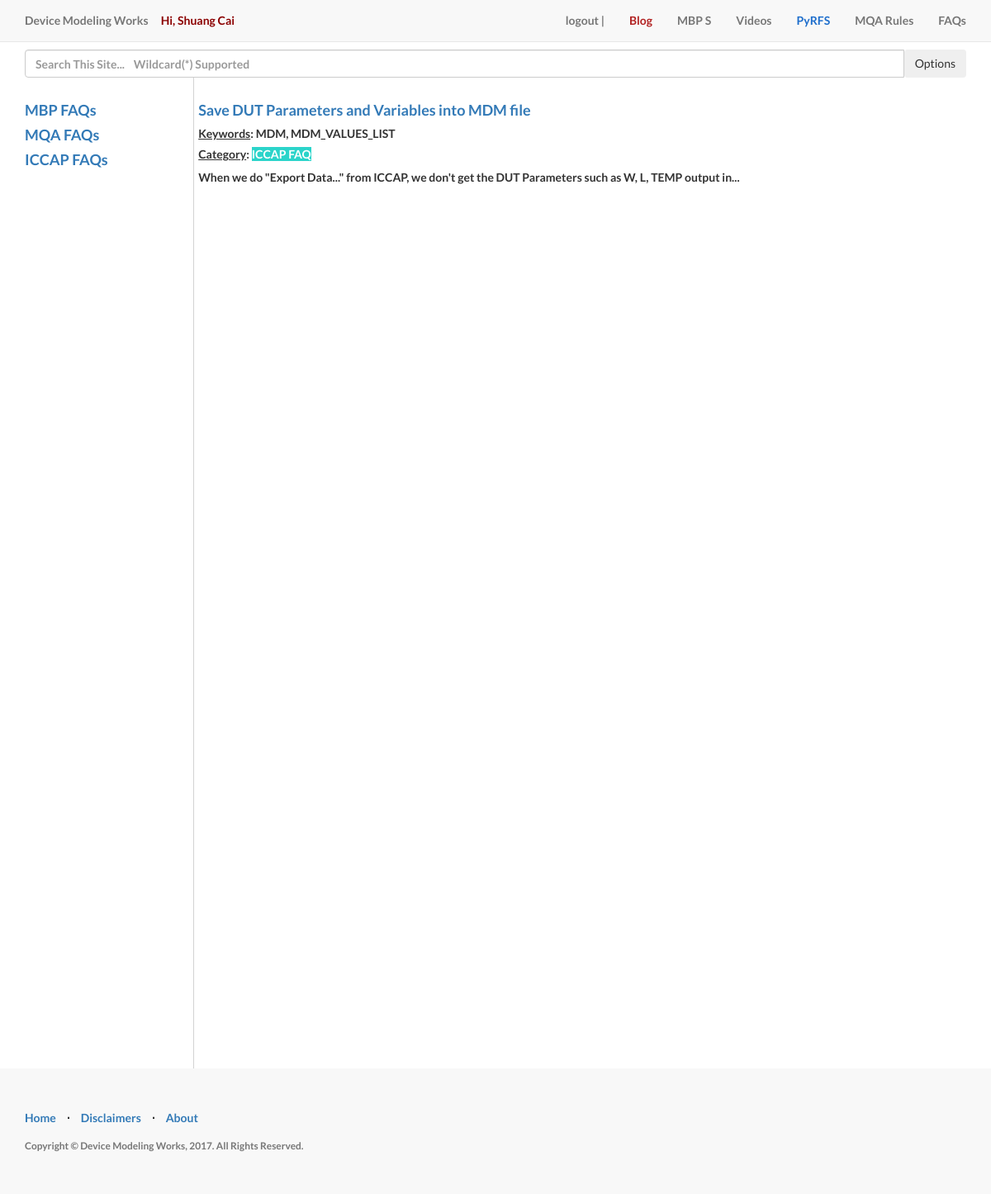
The page /iccapfaq (signed in) on the database as committed earlier.
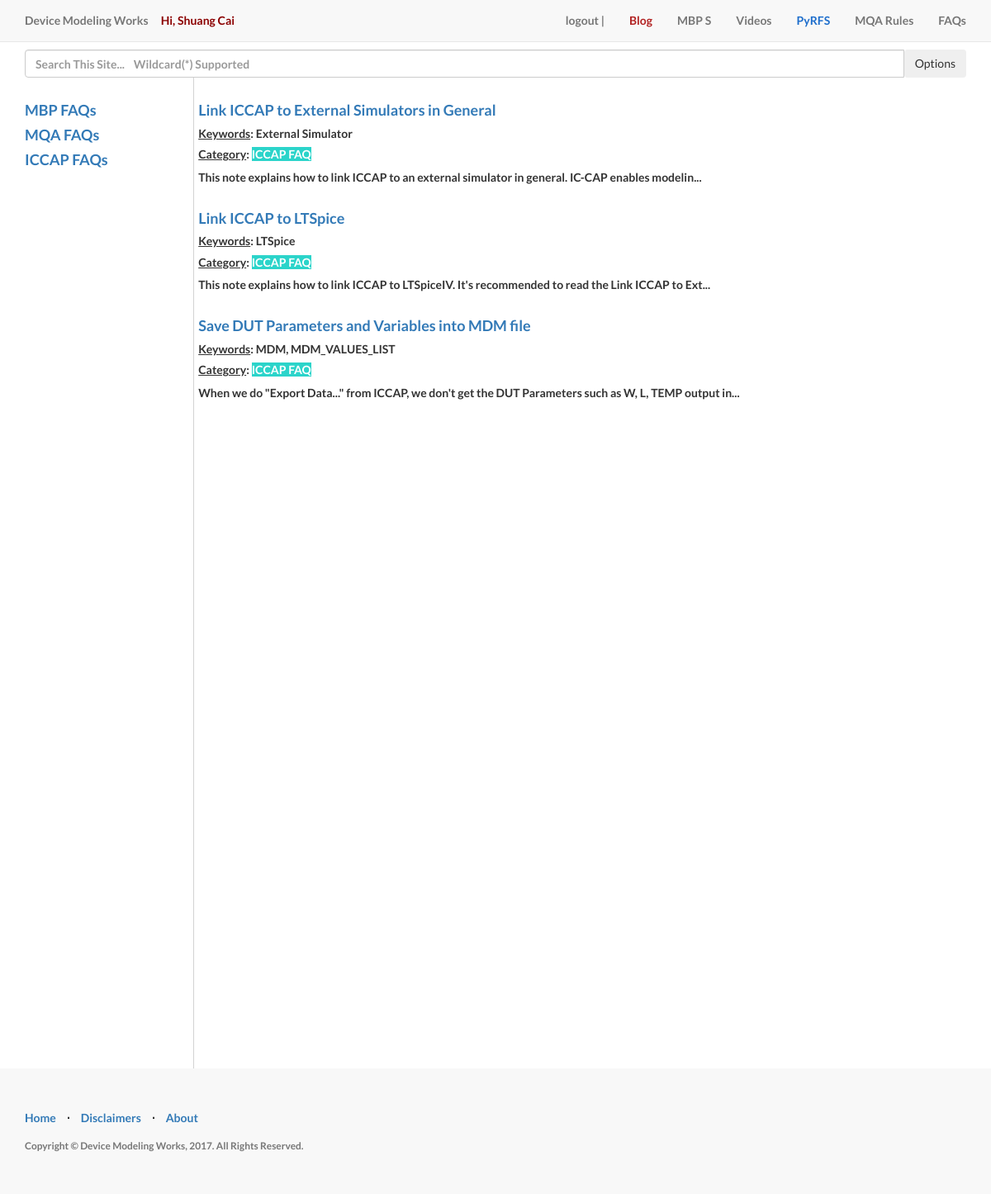
The same page on the database as committed later.
### __init__.py (models this page shows, shortened)
class User(db.Model, UserMixin):
    id = db.Column(db.Integer, primary_key=True)
    email = db.Column(db.String(255), unique=True)
    password = db.Column(db.String(255))
    company = db.Column(db.String(255))
    username = db.Column(db.String(255), unique=True)
    last_login_at = db.Column(db.DateTime())
    current_login_at = db.Column(db.DateTime())
    active = db.Column(db.Boolean())
    confirmed_at = db.Column(db.DateTime())
    last_login_ip = db.Column(db.String(45))
    current_login_ip = db.Column(db.String(45))
    login_count = db.Column(db.Integer)
    roles = db.relationship('Role', secondary=roles_users,
                            backref=db.backref('users', lazy='dynamic'))

class Post(db.Model):
    __searchable__ = ['title', 'abs', 'content']
    id = db.Column(db.Integer(), primary_key=True)
    title = db.Column(db.String(255), unique=True)
    author_id = db.Column(db.Integer)
    abs = db.Column(db.String())
    content = db.Column(db.Text())
    create_date = db.Column(db.DateTime())
    category = db.Column(db.String(128))
    last_modify_date = db.Column(db.DateTime())
    route = db.Column(db.String(128))

### __init__.py (the view)
@app.route(route_iccapfaq_list)
@login_required
def iccapfaq():
    recordPostHistory(route_iccapfaq_list)
    results = Post.query.filter(Post.category == 'iccapfaq').order_by(desc(Post.create_date)).limit(displayUpto).all()
    return render_template('faq/iccap/iccapfaqlist.html', slist=results, func=getCategory)

### __init__.py (called while the page is built, shortened)
def recordPostHistory(rt):
    id = -1  # anonymous, used for public
    if hasattr(current_user, 'id'):
        id = current_user.id
    if id == 3:  # 3 is Shuang Cai, no need to record myself. :)
        return

@app.context_processor
def inject_Search_Options():
    return searchOptions

def getCategory(txt):
    if txt == 'mbpst':
        return "MBP Script Tutorial"
    elif txt == "mbpfaq":
        return "MBP FAQ"
    elif txt == "video":
        return "Video Demos"
    elif txt == "mqarules":
        return "MQA Rules"
    elif txt == "mqafaq":
        return "MQA FAQ"
    elif txt == "iccapfaq":
        return "ICCAP FAQ"
    elif txt == "blog":
        return "Blog"
    elif txt == "pyrfs":
        return "PyRFS"
    return "Other"

### templates/faq/iccap/iccapfaqlist.html
{% extends "faq/faq_index.html" %}
{% block faqmain %}
{% if slist.__len__()>0 %}
<div style="height: 1000px; overflow:auto">
    {% for item in slist:%}
    <h4><a href="{{item.route}}">{{item.title}}</a></h4>
    <h5><u>Keywords</u>: {{item.abs}}</h5>
    <h5><u>Category</u>: <font style="background-color:#2BD4CA; color:#FFFFFF"> {{ func(item.category) }}</font></h5>
    {% if item.content.__len__()>110 %}
    {{item.content[:100]}}...
    {% else %}
    {{item.content}}
    {% endif %}
    <br/><br/>
    {% endfor %}
    {% else %}
    <h3>No posts yet!</I></h3>
    <br/><br/><br/>
    {% endif %}
</div>
<br>
<br>
<br>
<br>
{% endblock %}

### templates/faq/faq_index.html (shortened to what this page needs)
{% extends "layouts/mf.html" %}
{% block content %}
<div class="container">
        <div style="float:left; width: 18%; height:1200px; margin-right:5px; overflow:auto; border-right-width:1px;border-right-style:solid; border-right-color: #D3D3D3">
            {% include 'faq/toc.html' %}
        </div>
        <div style="float:center; height:1200px; overflow: auto">
            <br/>
            {% block faqmain %}
            {% endblock %}
            <br/><br/>
        </div>
</div>
{% endblock %}

### templates/layouts/mf.html (shortened to what this page needs)
{% extends "layouts/base.html" %}
{% block search %}
<br/><br/><br/>
<div class="container">
    <form method="post" action="/search">
        <div style="float:center;">
            <div class="input-group" id="search_field_w_button">
                <input type="text" class="form-control" name='search'
                       placeholder="Search This Site...    Wildcard(*) Supported">
                <span class="input-group-btn">
                <button class="btn btn-secondary" type="button" name='searchOptionButton' id='searchOptionButton'
                        onclick="displaySearchOptions()">Options</button>
                </span>
            </div>
        </div>
    </form>
</div>
{% endblock %}

### templates/layouts/base.html (shortened to what this page needs)
<!DOCTYPE html>
<html lang="en">
<head>
    <link href="/static/css/bootstrap.min.css" rel="stylesheet">
    <link href="/static/css/landing-page.css" rel="stylesheet">
    <link href="/static/font-awesome/css/font-awesome.min.css" rel="stylesheet" type="text/css">
</head>
<body>
<nav class="navbar navbar-default navbar-fixed-top topnav" role="navigation">
    <div class="container topnav">
        <div class="navbar-header">
            <a class="navbar-brand topnav" href="/">Device Modeling Works</a>
            <a class="navbar-brand topnav" style="color:#8B0000">
                {% if current_user.username.__len__()>0 %}
                Hi, {{current_user.username}}
                {% endif %}
            </a>
        </div>
        <div class="collapse navbar-collapse" id="bs-example-navbar-collapse-1">
            <ul class="nav navbar-nav navbar-right">
                <li>
                    {% if current_user.username.__len__()==0 %}
                    <a href="/login"> login | </a>
                    {% else %}
                    <a href="/logout"> logout | </a>
                    {% endif %}
                </li>
                <li>
                    <a href="/blog"><font style="color:#B22222">Blog</font></a>
                </li>
                <li>
                    <a href="/mbpst">MBP S</a>
                </li>
                <li>
                    <a href="/video">Videos</a>
                </li>
                <li>
                    <a href="/pyrfs"><font style="color:#1E6ECC">PyRFS</font></a>
                </li>
                <li>
                    <a href="/mqarules">MQA Rules</a>
                </li>
                <li>
                    <a href="/faq">FAQs</a>
                </li>
            </ul>
        </div>
    </div>
</nav>
{% block search %}
{% endblock%}
{% block content%}
{% endblock%}
<footer>
    <div class="container">
        <div class="row">
            <div class="col-lg-12">
                <ul class="list-inline">
                    <li>
                        <a href="/">Home</a>
                    </li>
                    <li class="footer-menu-divider">&sdot;</li>
                    <li>
                        <a href="/disclaimer" target="_blank">Disclaimers</a>
                    </li>
                    <li class="footer-menu-divider">&sdot;</li>
                    <li>
                        <a href="/about">About</a>
                    </li>
                </ul>
                <p class="copyright text-muted small">Copyright &copy; Device Modeling Works, 2017. All Rights
                    Reserved. </p>
            </div>
        </div>
    </div>
</footer>
</body>
</html>

### templates/faq/toc.html
<br/>
<div>
    <h4><a href="/mbpfaq">MBP FAQs</a></h4>
    <h4><a href="/mqafaq">MQA FAQs</a></h4>
    <h4><a href="/iccapfaq">ICCAP FAQs</a></h4>
    <br/><br/><br/><br/><br/>
</div>

### static/css/landing-page.css (style rules this page uses)
body, html { width: 100%; height: 100%; }
body, h1, h2, h3, h4, h5, h6 { font-family: "Lato","Helvetica Neue",Helvetica,Arial,sans-serif; font-weight: 700; }
.topnav { font-size: 14px; }
footer { padding: 50px 0; background-color: #f8f8f8; }
p.copyright { margin: 15px 0 0; }
ul { list-style: disc inside none }
.col-xs-1, .col-sm-1, .col-md-1, .col-lg-1, .col-xs-2, .col-sm-2, .col-md-2, .col-lg-2, .col-xs-3, .col-sm-3, .col-md-3, .col-lg-3, .col-xs-4, .col-sm-4, .col-md-4, .col-lg-4, .col-xs-5, .col-sm-5, .col-md-5, .col-lg-5, .col-xs-6, .col-sm-6, .col-md-6, .col-lg-6, .col-xs-7, .col-sm-7, .col-md-7, .col-lg-7, .col-xs-8, .col-sm-8, .col-md-8, .col-lg-8, .col-xs-9, .col-sm-9, .col-md-9, .col-lg-9, .col-xs-10, .col-sm-10, .col-md-10, .col-lg-10, .col-xs-11, .col-sm-11, .col-md-11, .col-lg-11, .col-xs-12, .col-sm-12, .col-md-12, .col-lg-12 { position: relative; min-height: 1px; padding-right: 15px; padding-left: 15px; }
.row { margin-right: -15px; margin-left: -15px; }

Rows that differ between the two databases and show on the page:
added Post: title "Link ICCAP to External Simulators in General", abs "External Simulator", category "ICCAP FAQ", content "This note explains how to link ICCAP to an external simulator in general. IC-CAP enables modelin"
added Post: title "Link ICCAP to LTSpice", abs "LTSpice", category "ICCAP FAQ", content "This note explains how to link ICCAP to LTSpiceIV. It's recommended to read the Link ICCAP to Ext"
